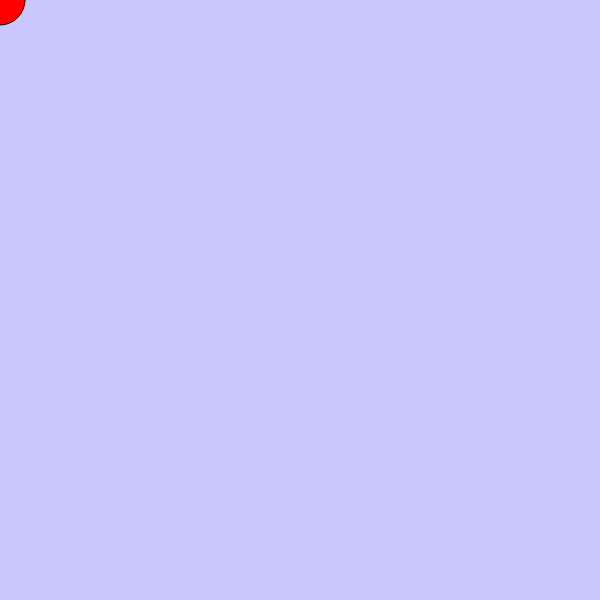
Frame 1 (no input)
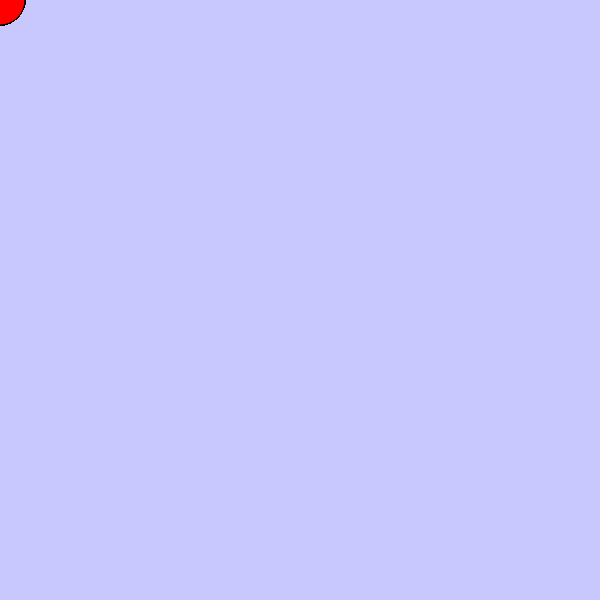
Frame 60 (no input)
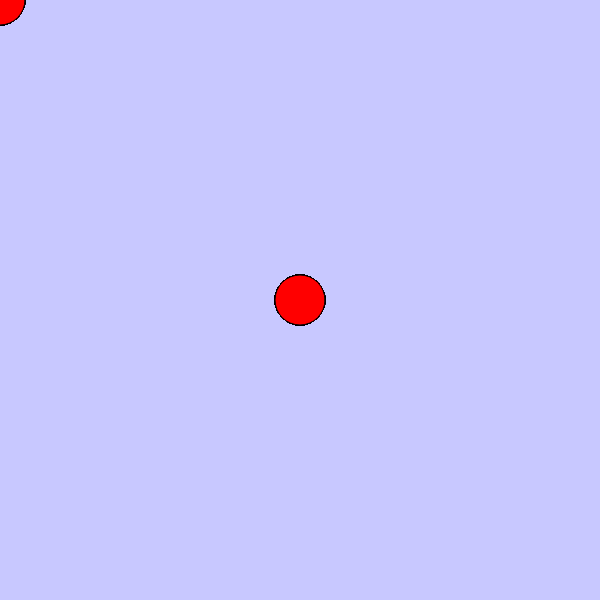
Frame 120 (the mouse pressed at the canvas centre since frame 60)

The p5.js sketch that drew these frames (run headless with seeded random() and noise() and a simulated clock; from frame 60 on, the mouse is pressed at the canvas centre):

// p5.js sketch
// ── sketch.js
function setup() {
  createCanvas(600, 600);
  // noLoop();
  background(200,200,255);
}

function draw() {
  // background(220);

  // Draw a circle
  fill("red");
  ellipse(mouseX, mouseY, 50, 50);
 
}
